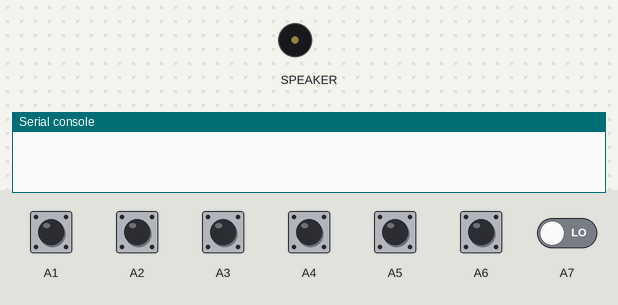
Bench run of a program on a simulated Circuit Playground running CircuitPython. Shown: buzzer (waves = sounding), the last lines printed to the serial console. Inputs (shaded band) come from the test bench; at power-on: A1–7 LOW. Touch pads read as touched when driven HIGH; audio playback is drawn as a buzzer.

Above: at 1.2 s.
1.3 s: A1 pulled HIGH for 0.15 s
At 2.0 s:
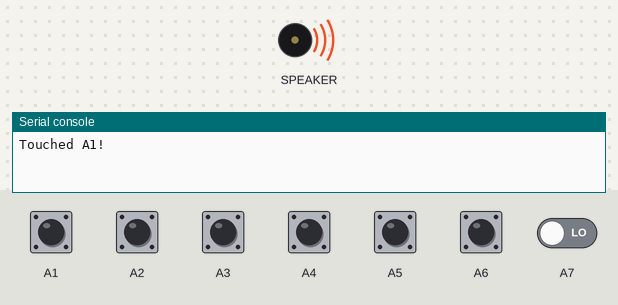
3.8 s: A2 pulled HIGH for 0.15 s
At 6.0 s:
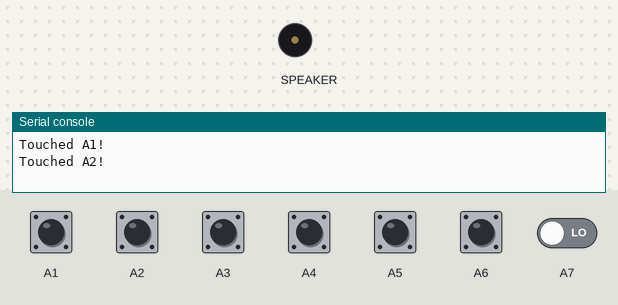
6.3 s: A3 pulled HIGH for 0.15 s
At 7.1 s:
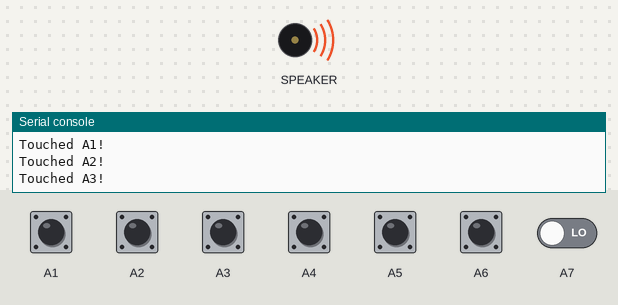
8.8 s: A4 pulled HIGH for 0.15 s
At 10.3 s:
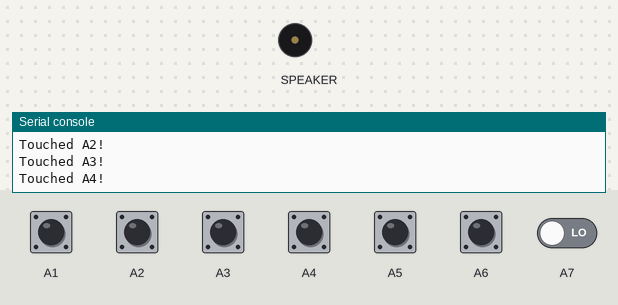
11.3 s: A5 pulled HIGH for 0.15 s
At 12.1 s:
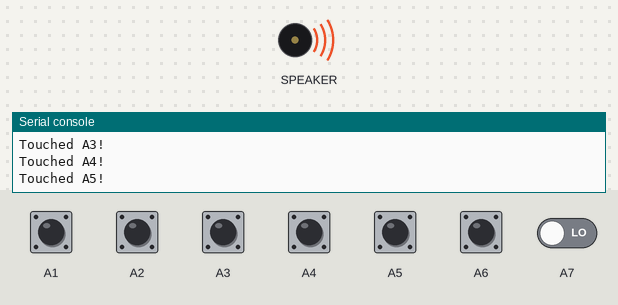
13.8 s: A6 pulled HIGH for 0.15 s
At 15.5 s:
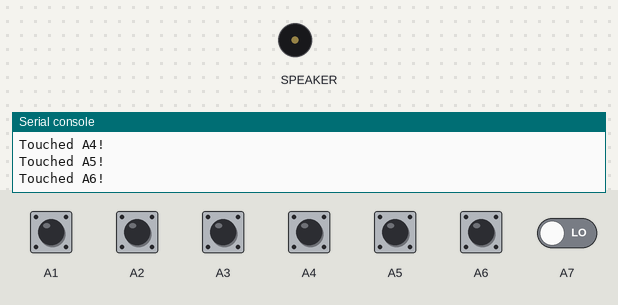
Timing chart, 0 to 17.0 s (numbered marks = the images above; inputs shaded):
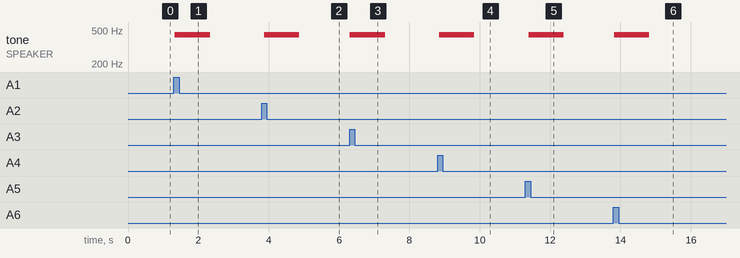

Measured:
- after the input at 1.3 s, tone on SPEAKER: silent → 440 Hz at once, → silent 1.0 s later
- after the input at 3.8 s, tone on SPEAKER: silent → 440 Hz after 0.07 s, → silent 1.0 s later
- after the input at 6.3 s, tone on SPEAKER: silent → 440 Hz at once, → silent 1.0 s later
- after the input at 8.8 s, tone on SPEAKER: silent → 440 Hz after 0.05 s, → silent 1.0 s later
- after the input at 11.3 s, tone on SPEAKER: silent → 440 Hz after 0.09 s, → silent 1.0 s later
- after the input at 13.8 s, tone on SPEAKER: silent → 440 Hz at once, → silent 1.0 s later

The program:

cpx_touch_tone_machine.py
```python
"""This example requires seven wav files from the Additional_Content folder on the PyCon2019 GitHub
repo. Download the files and copy them to your CIRCUITPY drive. Once copied, try touching the touch
pads on A1-A7 to hear a funky scale of notes!"""
import time
from adafruit_circuitplayground.express import cpx

while True:
    if cpx.touch_A1:
        print("Touched A1!")
        cpx.play_file("square_Do.wav")
    if cpx.touch_A2:
        print("Touched A2!")
        cpx.play_file("square_Re.wav")
    if cpx.touch_A3:
        print("Touched A3!")
        cpx.play_file("square_Mi.wav")
    if cpx.touch_A4:
        print("Touched A4!")
        cpx.play_file("square_Fa.wav")
    if cpx.touch_A5:
        print("Touched A5!")
        cpx.play_file("square_Sol.wav")
    if cpx.touch_A6:
        print("Touched A6!")
        cpx.play_file("square_La.wav")
    if cpx.touch_A7:
        print("Touched A7!")
        cpx.play_file("square_Ti.wav")
    time.sleep(0.1)
```
